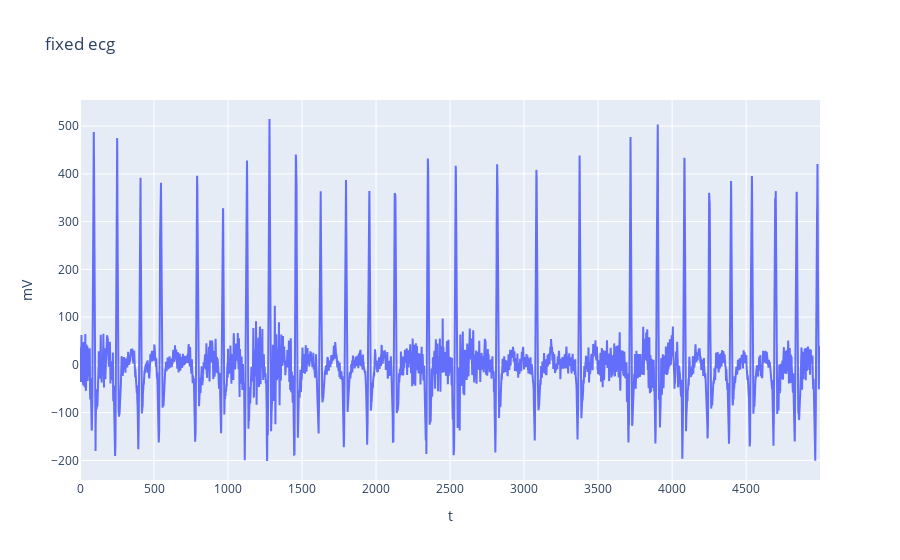

The cell this chart's notebook holds for it:
### Code cell
fig = plot_ecg([bw_fixed_ecg_graph], title='fixed ecg')
fig.show()

### Figure 1 — Plotly figure (JSON) as saved in the notebook; plotly's stock layout.template omitted (floating-point values rounded to 4 significant figures; data arrays with more than 128 entries replaced by an {"elided": "..."} marker saying what was removed)
{"data": [{"name": "ecg", "type": "scatter", "x": {"elided": "5000 int values"}, "y": {"elided": "5000 float values"}}], "layout": {"title": {"text": "fixed ecg"}, "xaxis": {"anchor": "y", "domain": [0, 1], "title": {"text": "t"}}, "yaxis": {"anchor": "x", "domain": [0, 1], "title": {"text": "mV"}}}}
